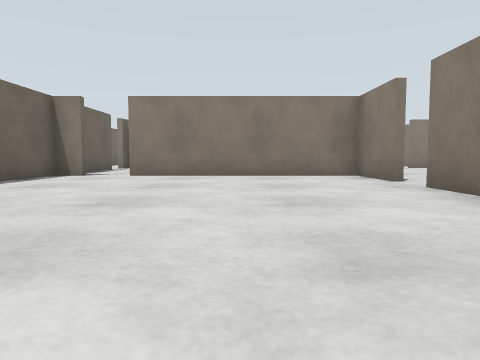
view 1 (above)

16 first-person views from a walk through a Gazebo world. The camera is 0.5 m above the floor, tilts 4° down and sees 70° across. The floor is counted in squares, 1 m on a side. Each view is taken from the middle of a square. On the plan, view 1 faces up. The plan holds only what a view shows up to about 9 squares ahead; the rest is blank.

view 2
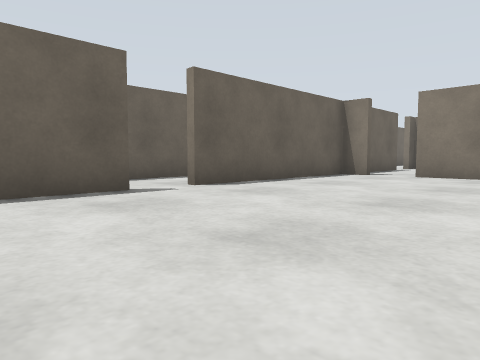

view 3
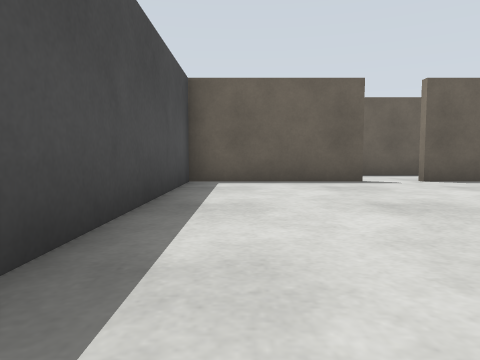

view 4
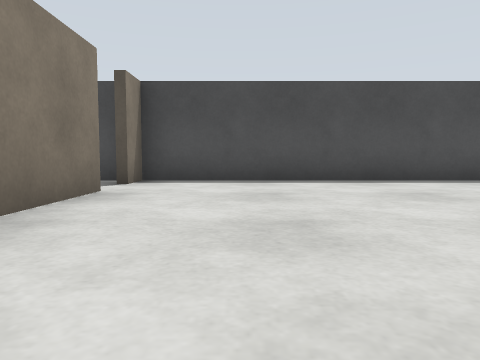

view 5
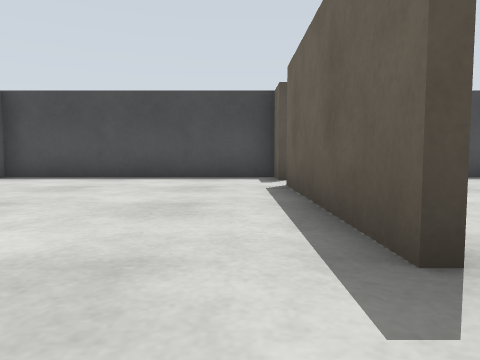

view 6
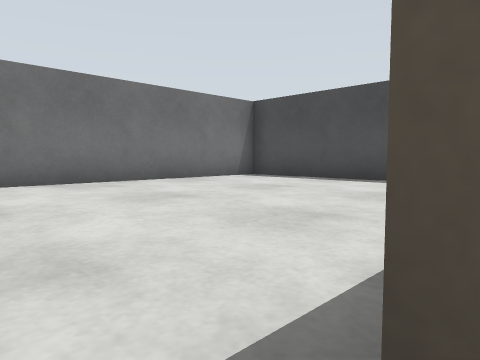

view 7
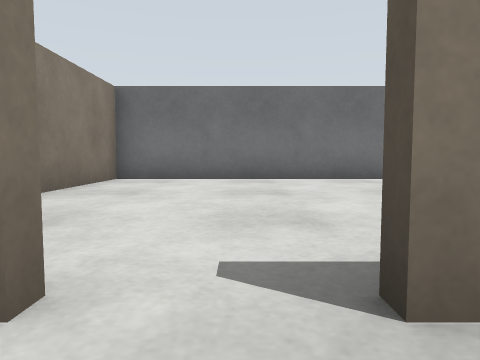

view 8
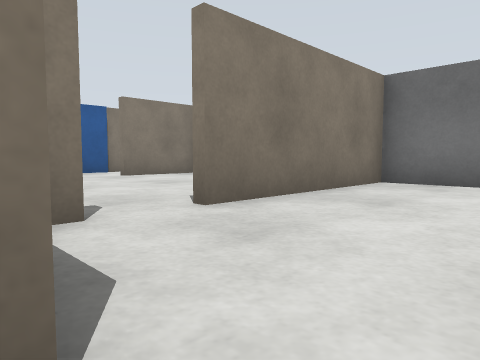

view 9
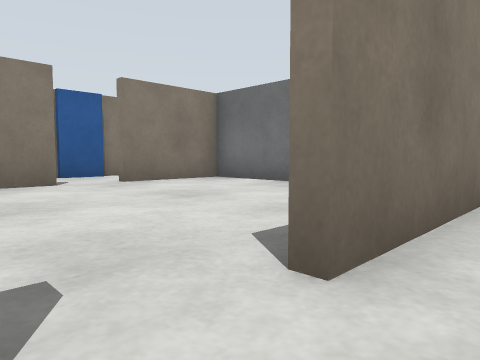

view 10
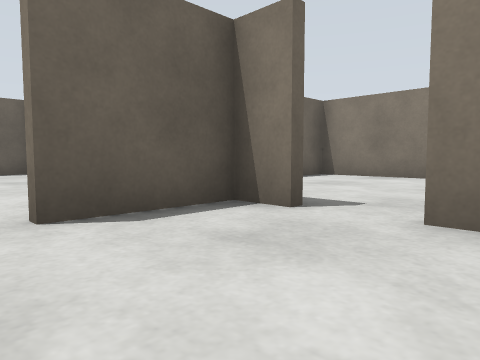

view 11
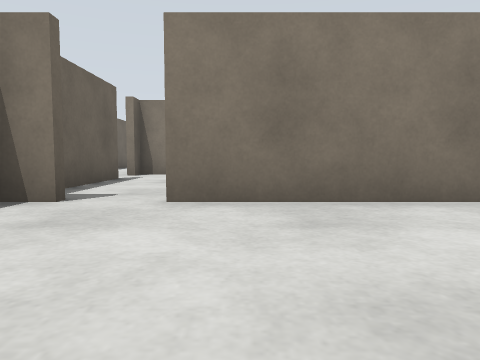

view 12
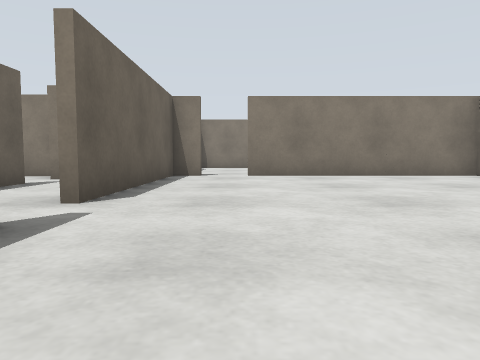

view 13
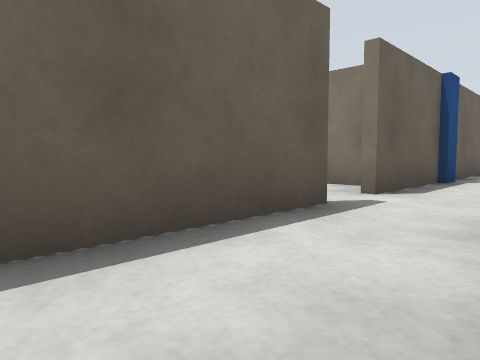

view 14
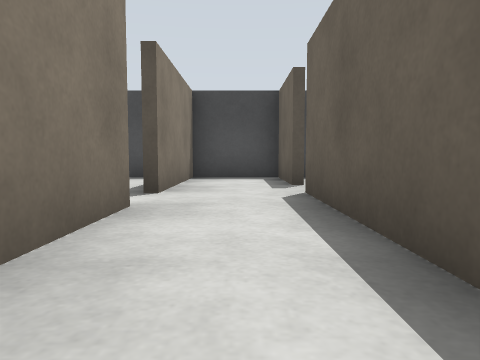

view 15
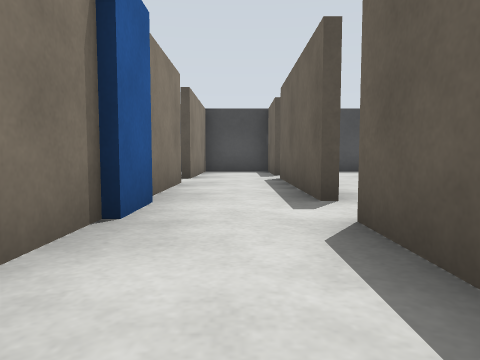

view 16
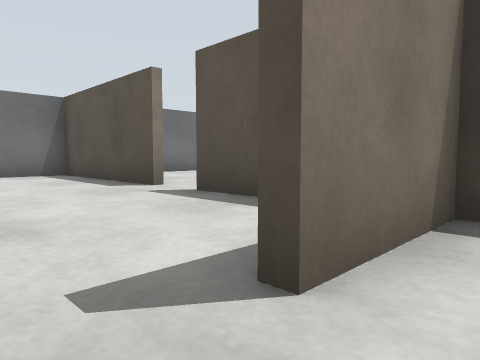

### Floor plan
Points are (right, up) in squares from view 1. A wall is a line through its corners. A room is listed if a view was taken in it or the views show most of it. See-through windows are left out.
Room 1 (views 1, 2, 3, 4, 7, 11, 12, 13)
walls: (-4.7, 2.5) (-4.7, -1) (2.5, -1); (3, 6.6) (3, 8.9); (3, 1) (3, 5.5); (-4.7, 8.8) (-4.7, 3.5); (3, 8.7) (-2.9, 8.7)
ways out: opening at (3, 6) to room 2; gap at (3, 1) to room 2; opening at (-5, 3) to room 3; gap at (-3, 9) to room 5
objects: blue box (-5, 7); beige box (-4, 9)
Room 2 (views 5, 6, 8, 9, 10)
walls: (3.2, 5.5) (3.2, 1); (3.5, -1) (9.5, -1) (9.5, 8.7) (5.1, 8.7); (3.2, 8.9) (3.2, 6.6)
ways out: opening at (3, 6) to room 1; gap at (3, 1) to room 1; gap at (5, 9) to room 6
objects: beige box (3, -1) to (3, 0)
Room 3 (view 14)
walls: (-4.9, 3.5) (-4.9, 5.8); (-6.9, 6.2) (-6.9, 2.2); (-6.9, 1.1) (-6.9, -1) (-4.9, -1) (-4.9, 2.5)
ways out: opening at (-5, 3) to room 1; opening at (-6, 8.5) to room 4; opening at (-7, 2); opening at (-7, 7)
Room 4 (view 15)
walls: (-6.9, 9.5) (-6.9, 7.4); (-4.9, 7.5) (-4.9, 8.5)
ways out: opening at (-6, 8.5) to room 3; opening at (-6, 11.5) to room 5
objects: blue box (-7, 10)
Room 5 (view 16)
walls: (-4.7, 12.6) (-4.7, 10.2); (-6.9, 13.8) (-6.9, 11.2); (0.7, 8.9) (0.7, 11)
ways out: gap at (-3, 9) to room 1; opening at (-6, 11.5) to room 4; gap at (1, 11.5) to room 6
Room 6 (no view inside)
walls: (5.1, 8.9) (9.5, 8.9) (9.5, 10.4); (3, 8.9) (3.2, 8.9); (6, 14.3) (1.4, 14.3); (9.5, 12) (9.5, 14.3) (7, 14.3)
ways out: gap at (5, 9) to room 2; gap at (1, 11.5) to room 5; gap at (6.5, 14)
objects: beige box (4, 9)

Where each view was taken, in squares from view 1:
view 1: 0 up, 0 right, facing up
view 2: 0 up, 0 right, facing up-left
view 3: 0 up, 2 right, facing left
view 4: 6 up, 1 right, facing down
view 5: 7 up, 4 right, facing down
view 6: 6 up, 3 right, facing down-right
view 7: 6 up, 2 right, facing right
view 8: 6 up, 3 right, facing up-right
view 9: 8 up, 4 right, facing up-right
view 10: 6 up, 6 right, facing up-left
view 11: 5 up, 2 left, facing up
view 12: 0 up, 3 left, facing up
view 13: 3 up, 5 left, facing up-left
view 14: 7 up, 6 left, facing down
view 15: 10 up, 6 left, facing down
view 16: 12 up, 0 right, facing down-right
